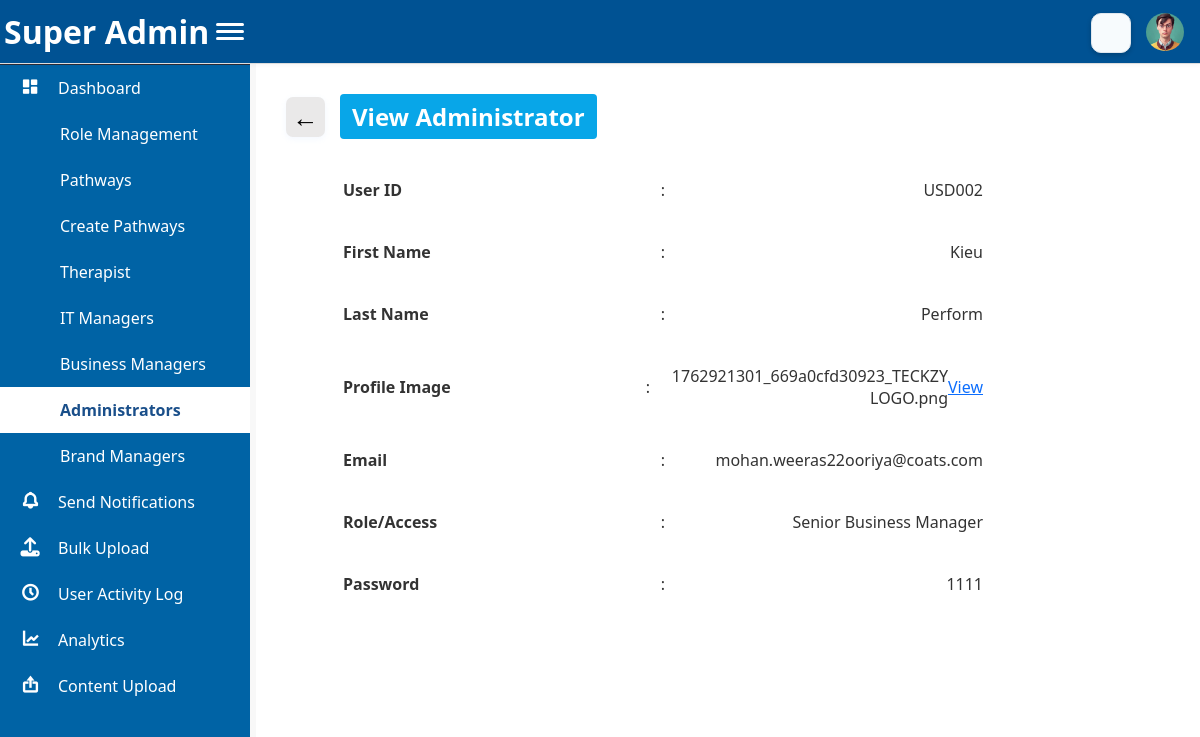
The page /pages/view_administrator.php?id=6 (signed in) on the database its author committed.
### tables this page shows
CREATE TABLE `navigation_items` (
  `nav_id` int(11) NOT NULL,
  `nav_name` varchar(100) NOT NULL,
  `nav_icon` varchar(100) DEFAULT NULL,
  `nav_link` varchar(255) DEFAULT NULL,
  `parent_id` int(11) DEFAULT NULL,
  `created_at` timestamp NOT NULL DEFAULT current_timestamp(),
  `updated_at` timestamp NOT NULL DEFAULT current_timestamp() ON UPDATE current_timestamp(),
  `sub_nav_link` varchar(255) DEFAULT NULL
);

CREATE TABLE `role_management` (
  `r_id` int(11) NOT NULL,
  `role` varchar(50) DEFAULT NULL,
  `department` varchar(150) DEFAULT NULL,
  `access_navigations` varchar(155) DEFAULT NULL,
  `created_at` datetime DEFAULT current_timestamp(),
  `updated_at` datetime NOT NULL,
  `viewed_at` datetime NOT NULL,
  `deleted_at` datetime NOT NULL,
  `controls` text NOT NULL
);

### pages/view_administrator.php (the view, shortened to what this page needs)
<?php
require_once '../includes/header.php';
require_once '../includes/sidebar.php';
$administrator_id = $_GET['id'] ?? null;
$stmt = $pdo->prepare("SELECT * FROM administrator WHERE administrator_id = ?");
$stmt->execute([$administrator_id]);
$administrator = $stmt->fetch(PDO::FETCH_ASSOC);
$role_name = 'N/A';
if (!empty($administrator['role_access_id'])) {
    $stmt = $pdo->prepare("SELECT role FROM role_management WHERE r_id = ?");
    $stmt->execute([$administrator['role_access_id']]);
    $role_name = $stmt->fetchColumn() ?: 'N/A';
}
?>
<div class="main-content" style="background: #fff;">
    <div class="page-header">
        <button class="back-btn" onclick="window.history.back();">&larr;</button>
        <span class="page-title">View Administrator</span>
    </div>
    <div class="it_manager-info">
        <div class="info-row">
            <div class="info-label">User ID</div>
            <div class="info-colon">:</div>
            <div class="info-value"><?= htmlspecialchars($administrator['user_id'] ?? 'N/A') ?></div>
        </div>
        <div class="info-row">
            <div class="info-label">First Name</div>
            <div class="info-colon">:</div>
            <div class="info-value"><?= htmlspecialchars($administrator['first_name'] ?? 'N/A') ?></div>
        </div>
        <div class="info-row">
            <div class="info-label">Last Name</div>
            <div class="info-colon">:</div>
            <div class="info-value"><?= htmlspecialchars($administrator['last_name'] ?? 'N/A') ?></div>
        </div>
       <div class="info-row">
        <div class="info-label">Profile Image</div>
        <div class="info-colon">:</div>
        <div class="info-value" style="display: flex; justify-content: space-between; align-items: center; margin-left: 8px;">
            <?php if (!empty($administrator['profile_image'])): ?>
                <span><?= htmlspecialchars($administrator['profile_image']) ?></span>
                <a href="javascript:void(0)" onclick="showImageCard()" style="text-decoration: underline; color: #0d6efd; cursor: pointer;">
                    View
                </a>
            <?php else: ?>
                N/A
            <?php endif; ?>
        </div>
    </div>
        <div class="info-row">
            <div class="info-label">Email</div>
            <div class="info-colon">:</div>
            <div class="info-value"><?= htmlspecialchars($administrator['email'] ?? 'N/A') ?></div>
        </div>
        <div class="info-row">
            <div class="info-label">Role/Access</div>
            <div class="info-colon">:</div>
            <div class="info-value"><?= htmlspecialchars($role_name ?? 'N/A') ?></div>
        </div>
        <div class="info-row">
            <div class="info-label">Password</div>
            <div class="info-colon">:</div>
            <div class="info-value"><?= htmlspecialchars($administrator['password'] ?? 'N/A') ?></div>
        </div>
    </div>
</div>
<?php require_once '../includes/footer.php'; ?>

### includes/header.php (shortened to what this page needs)
<!DOCTYPE html>
<html lang="en">
<head>
<link rel="stylesheet" href="https://cdnjs.cloudflare.com/ajax/libs/font-awesome/6.4.2/css/all.min.css?v=5.0">
<link rel="stylesheet" href="<?php echo SITE_URL; ?>assets/css/style.css?v=5.0">
</head>
<body>
<div class="main-header d-flex justify-content-between align-items-center p-2">
    <div class="d-flex align-items-center gap-3">
        <button id="sidebarToggle" class="hamburger-btn" aria-label="Toggle Sidebar">
            <span></span>
            <span></span>
            <span></span>
        </button>
        <div class="user-role">Super Admin</div>
    </div>
    <div class="d-flex align-items-center ms-auto gap-3">
        <div id="notificationIcon" style="position: relative;">
            <span class="notification-card">
            </span>
        </div>
        <div id="profileMenu" style="position:relative;">
            <span>
                <img src="<?php echo SITE_URL; ?>assets/images/profile.png" alt="Profile" style="cursor:pointer;"/>
            </span>
        </div>
    </div>
</div>
</body>
</html>

### includes/sidebar.php (shortened to what this page needs)
<div class="sidebar" id="sidebar">
    <div class="logo d-flex justify-content-between align-items-center">
        <h2><?php echo SITE_NAME; ?></h2>
    </div>
    <ul class="nav-menu">
        <?php
        $mysqli = new mysqli(DB_HOST, DB_USER, DB_PASS, DB_NAME);
        if ($mysqli->connect_errno) {
            echo "<li><span style='color:red;'>DB Connection Error</span></li>";
        } else {
            $result = $mysqli->query("SELECT * FROM navigation_items ORDER BY nav_id ASC");
            if ($result && $result->num_rows > 0) {
                $currentFile = basename($_SERVER['PHP_SELF']);
                while ($row = $result->fetch_assoc()) {
                    $navName = $row['nav_name'];
                    $navLink = $row['nav_link'];
                    $navIcon = $row['nav_icon'] ?: 'fa-circle';
                    $subLinks = $row['sub_nav_link'];
                    $isActive = '';
                    $navFile = basename($navLink);
                    $subMatch = false;
                    if (!empty($subLinks)) {
                        $subArray = array_map('trim', explode(',', $subLinks));
                        foreach ($subArray as $sub) {
                            if ($currentFile === basename($sub)) {
                                $subMatch = true;
                                break;
                            }
                        }
                    }
                    if ($currentFile === $navFile || $subMatch) {
                        $isActive = 'active';
                    }
                    echo '<li class="' . $isActive . '">';
                    echo '<a href="' . SITE_URL . $navLink . '">';
                    if (strpos($navIcon, ':') !== false) {
                        echo '<iconify-icon class="nav-icon" icon="' . htmlspecialchars($navIcon) . '" width="22" height="22"></iconify-icon>';
                    } elseif (strpos($navIcon, 'bxs-') === 0 || strpos($navIcon, 'bx-') === 0) {
                        echo '<i class="bx nav-icon ' . htmlspecialchars($navIcon) . '"></i>';
                    } else {
                        echo '<i class="fas nav-icon ' . htmlspecialchars($navIcon) . '"></i>';
                    }
                    echo '<span class="nav-text">' . htmlspecialchars($navName) . '</span>';
                    echo '</a>';
                    echo '</li>';
                }
            } else {
                echo '<li><span style="color:lightgray;">No navigation items found</span></li>';
            }
        }
        ?>
    </ul>
</div>
<link href="https://unpkg.com/boxicons@2.1.4/css/boxicons.min.css?v=4.0" rel="stylesheet">
<link href="https://cdnjs.cloudflare.com/ajax/libs/font-awesome/6.4.0/css/all.min.css?v=4.0" rel="stylesheet">

### includes/footer.php (shortened to what this page needs)
</body>
</html>

### pages/view_administrator.php (style rules this page uses)
.info-row { display: flex; align-items: center; margin-bottom: 8px; }
.info-label { width: 150px; font-weight: 600; }
.info-colon { margin: 0 8px; }
.info-value { flex: 1; }

### rows shown on the page
navigation_items: nav_name "Dashboard"
navigation_items: nav_name "Role Management"
navigation_items: nav_name "Pathways"
navigation_items: nav_name "Create Pathways"
navigation_items: nav_name "Therapist"
navigation_items: nav_name "IT Managers"
navigation_items: nav_name "Business Managers"
navigation_items: nav_name "Administrators"
navigation_items: nav_name "Brand Managers"
navigation_items: nav_name "Send Notifications"
navigation_items: nav_name "Bulk Upload"
navigation_items: nav_name "User Activity Log"
navigation_items: nav_name "Analytics"
navigation_items: nav_name "Content Upload"
role_management: role "Senior Business Manager"

### other values the page prints
$administrator['user_id'] "USD002"
$administrator['first_name'] "Kieu"
$administrator['last_name'] "Perform"
$administrator['profile_image'] "1762921301_669a0cfd30923_TECKZY LOGO.png"
$administrator['email'] "mohan.weeras22ooriya@coats.com"
$administrator['password'] "1111"
